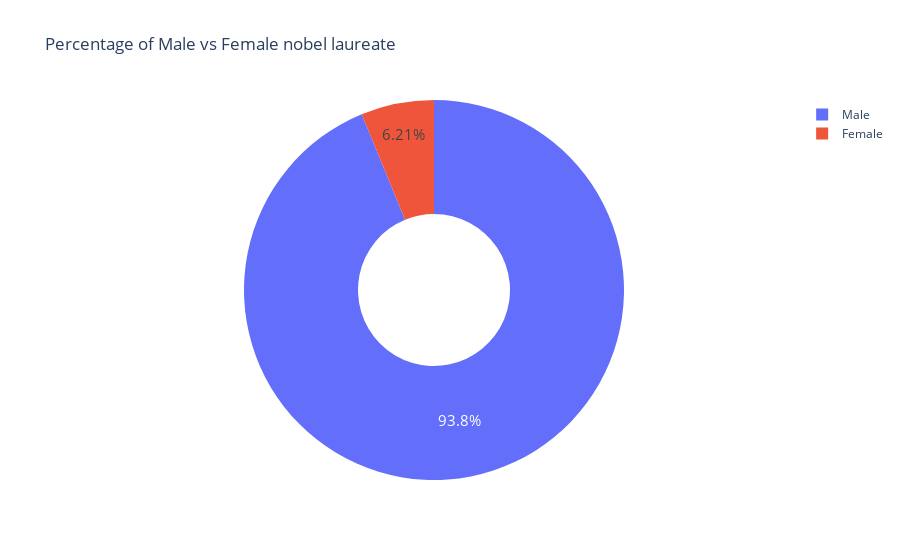

The code cell stored with this chart in its notebook:
### Code cell
fig = px.pie(
             values = biology.values,
             names = biology.index,
             labels = biology.index,
             title= 'Percentage of Male vs Female nobel laureate',
             hole = 0.4          
            )

fig.update_traces(textposition ='inside', textfont_size =15, textinfo = 'percent')

fig.show()

### Figure 1 — Plotly figure (JSON) as saved in the notebook; plotly's stock layout.template omitted (floating-point values rounded to 4 significant figures)
{"data": [{"domain": {"x": [0, 1], "y": [0, 1]}, "hole": 0.4, "hovertemplate": "label=%{label}<br>value=%{value}<extra></extra>", "labels": ["Male", "Female"], "legendgroup": "", "name": "", "showlegend": true, "textfont": {"size": 15}, "textinfo": "percent", "textposition": "inside", "type": "pie", "values": [876, 58]}], "layout": {"legend": {"tracegroupgap": 0}, "title": {"text": "Percentage of Male vs Female nobel laureate"}}}
